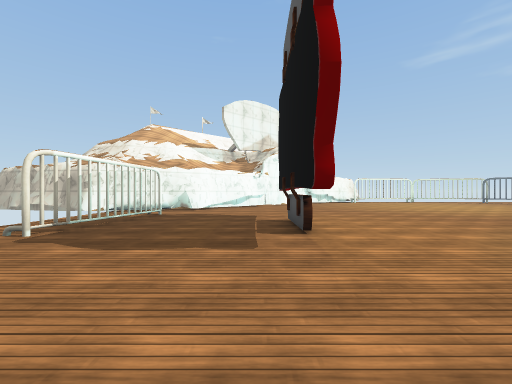
View 1 (above)

16 first-person views from a walk through a 3-D level made in the Unity game engine. The camera is 1.2 m above the floor, looks level and sees 90° across. The floor is counted in squares, 2 m on a side. Each view is taken from the middle of a square. On the plan, view 1 faces up. The plan holds only what a view shows up to about 9 squares ahead; the rest is blank. The place goes on beyond the plan. The player character is not drawn. Some surface patterns are stand-ins.

View 2
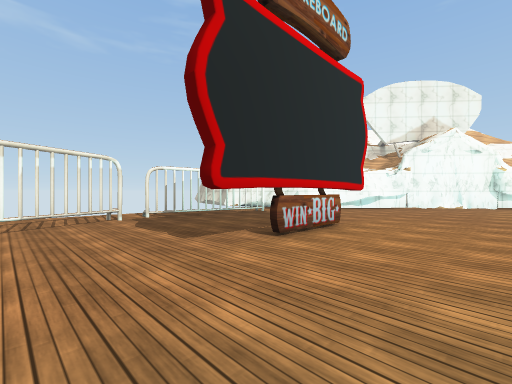

View 3
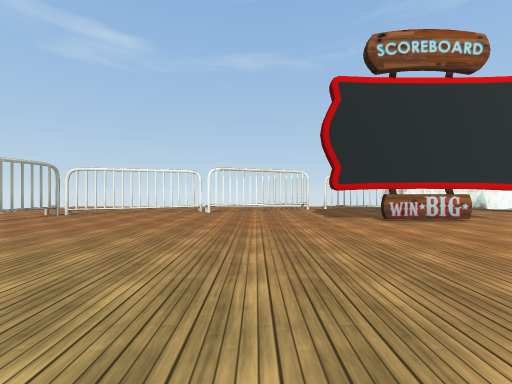

View 4
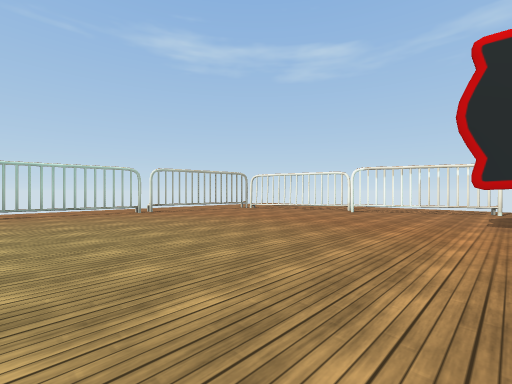

View 5
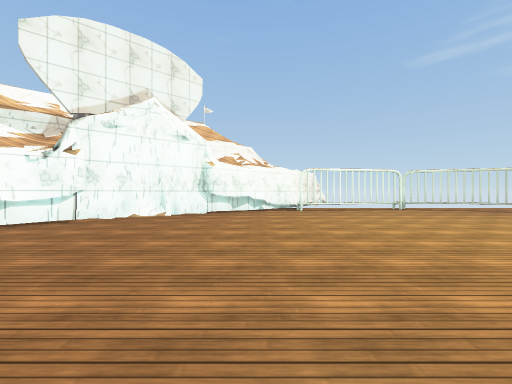

View 6
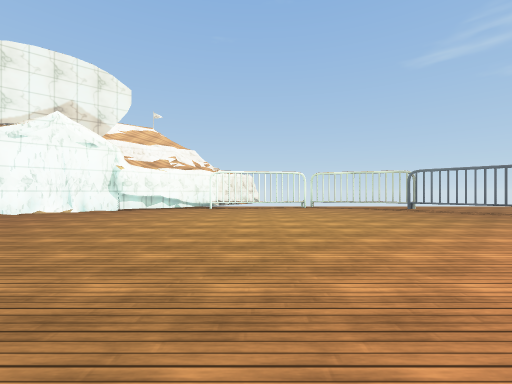

View 7
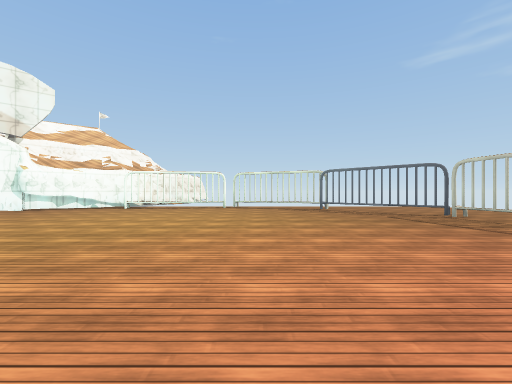

View 8
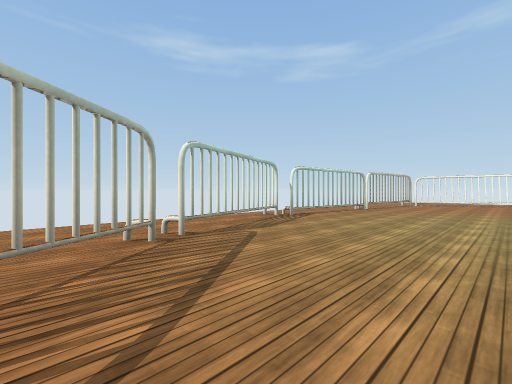

View 9
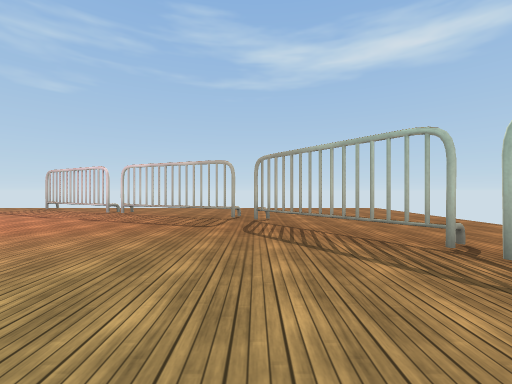

View 10
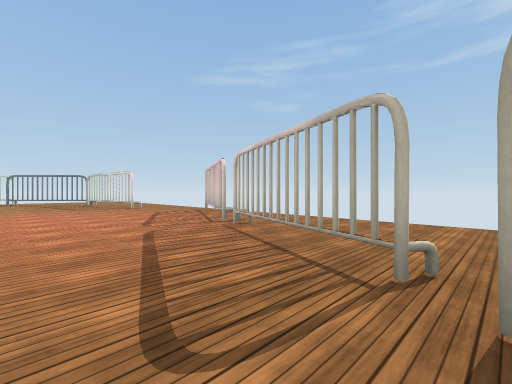

View 11
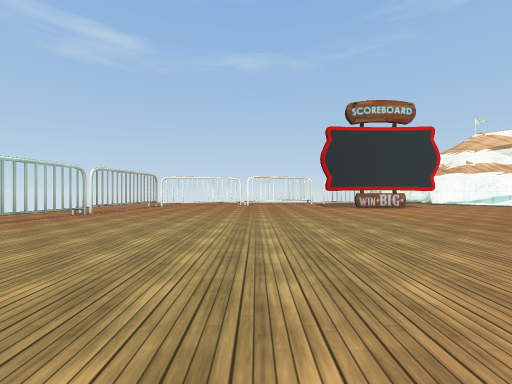

View 12
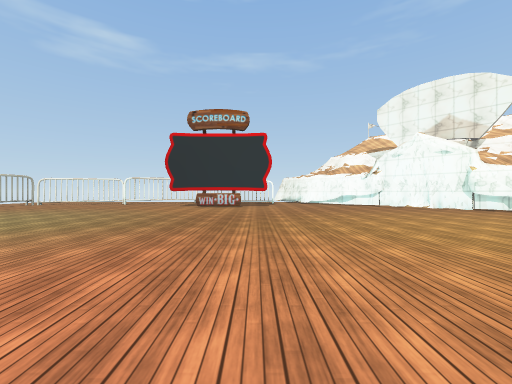

View 13
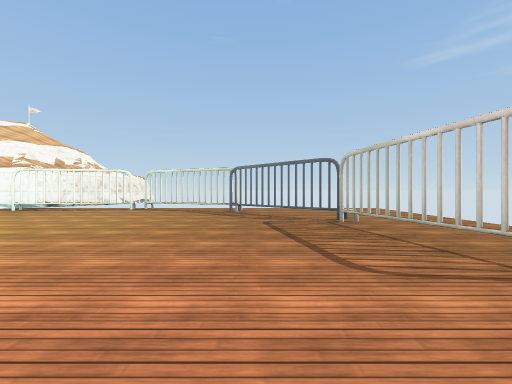

View 14
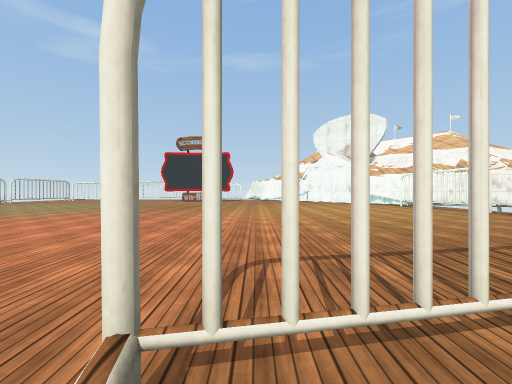

View 15
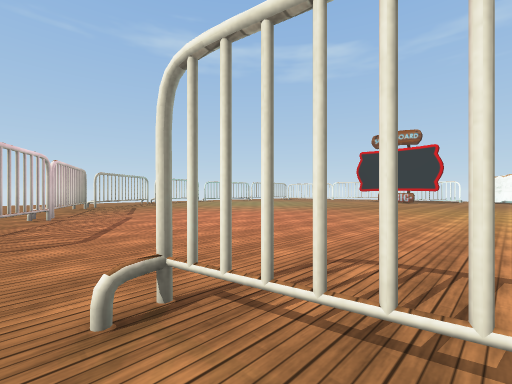

View 16
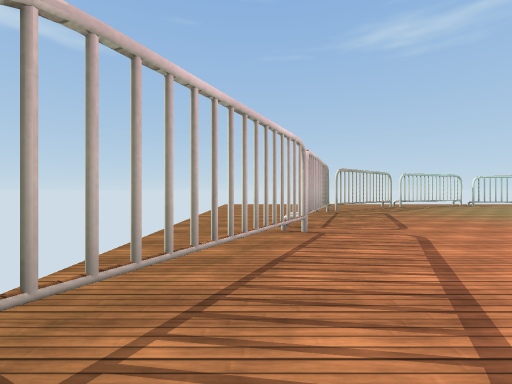

### Floor plan
Key: @ floor where view 1 was taken; # wall or solid block; x gap in a wall; . floor; = window, fence, low wall or low ledge; T thing the floor can be seen under or through.
Columns run from 5 left of view 1 to 17 right of it. Each row starts with its distance up from view 1.
 15              # #....
 14         ######..##.....
 13       ###.........T....
 12      ##............T...
 11     ##.................
 10    ##...............#..
  9   ##................#.
  8  ##.................#.
  7 ###...................
  6  .#...#................
  5  .#...=...............#
  4  .#...=..............##
  3  .....#..............#.
  2  ..#................T..
  1  ..#................T..
  0  ..#.@.............TT..
 -1   .#...............T...
 -2   ..#.............TT...
 -3   ..#............TT....
 -4    .####.......TT......
 -5    ......xx###xT.......
 -6    ..  .....  .........

Positions as (right, up) in squares from view 1, and headings:
1: (0, 0), facing up
2: (3, 1), facing up-left
3: (6, 1), facing left
4: (6, 3), facing down-left
5: (4, 6), facing up
6: (7, 5), facing up
7: (10, 5), facing up
8: (12, -1), facing down-left
9: (8, -2), facing right
10: (12, -2), facing up-right
11: (10, 0), facing left
12: (11, 6), facing left
13: (13, 6), facing up
14: (16, 8), facing left
15: (16, 9), facing down-left
16: (16, 6), facing down
